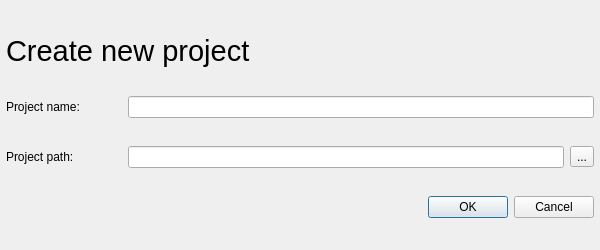
<?xml version="1.0" encoding="UTF-8"?>
<ui version="4.0">
 <class>NewProjectDialogClass</class>
 <widget class="QDialog" name="NewProjectDialogClass">
  <property name="geometry">
   <rect>
    <x>0</x>
    <y>0</y>
    <width>600</width>
    <height>250</height>
   </rect>
  </property>
  <property name="sizePolicy">
   <sizepolicy hsizetype="Fixed" vsizetype="Fixed">
    <horstretch>0</horstretch>
    <verstretch>0</verstretch>
   </sizepolicy>
  </property>
  <property name="minimumSize">
   <size>
    <width>600</width>
    <height>250</height>
   </size>
  </property>
  <property name="maximumSize">
   <size>
    <width>600</width>
    <height>250</height>
   </size>
  </property>
  <property name="baseSize">
   <size>
    <width>600</width>
    <height>250</height>
   </size>
  </property>
  <property name="windowTitle">
   <string>New project</string>
  </property>
  <layout class="QVBoxLayout" name="verticalLayout" stretch="30,30,30,0,0">
   <property name="spacing">
    <number>0</number>
   </property>
   <property name="sizeConstraint">
    <enum>QLayout::SetDefaultConstraint</enum>
   </property>
   <property name="leftMargin">
    <number>6</number>
   </property>
   <property name="topMargin">
    <number>6</number>
   </property>
   <property name="rightMargin">
    <number>6</number>
   </property>
   <property name="bottomMargin">
    <number>0</number>
   </property>
   <item>
    <layout class="QHBoxLayout" name="titleHLayout">
     <property name="sizeConstraint">
      <enum>QLayout::SetFixedSize</enum>
     </property>
     <item>
      <widget class="QLabel" name="titleLabel">
       <property name="sizePolicy">
        <sizepolicy hsizetype="Preferred" vsizetype="Fixed">
         <horstretch>0</horstretch>
         <verstretch>0</verstretch>
        </sizepolicy>
       </property>
       <property name="font">
        <font>
         <pointsize>22</pointsize>
        </font>
       </property>
       <property name="text">
        <string>Create new project</string>
       </property>
      </widget>
     </item>
    </layout>
   </item>
   <item>
    <layout class="QHBoxLayout" name="projectNameHLayout" stretch="20,80">
     <property name="sizeConstraint">
      <enum>QLayout::SetMaximumSize</enum>
     </property>
     <item>
      <widget class="QLabel" name="projectNameLabel">
       <property name="text">
        <string>Project name:</string>
       </property>
      </widget>
     </item>
     <item>
      <widget class="QLineEdit" name="projectNameLineEdit"/>
     </item>
    </layout>
   </item>
   <item>
    <layout class="QHBoxLayout" name="projectLocationPathHLayout" stretch="20,75,15">
     <property name="sizeConstraint">
      <enum>QLayout::SetMaximumSize</enum>
     </property>
     <item>
      <widget class="QLabel" name="projectPathLabel">
       <property name="text">
        <string>Project path:</string>
       </property>
      </widget>
     </item>
     <item>
      <widget class="QLineEdit" name="projectPathLineEdit">
       <property name="layoutDirection">
        <enum>Qt::RightToLeft</enum>
       </property>
      </widget>
     </item>
     <item>
      <widget class="QToolButton" name="selectDirectoryToolButton">
       <property name="text">
        <string>...</string>
       </property>
      </widget>
     </item>
    </layout>
   </item>
   <item>
    <spacer name="verticalSpacer">
     <property name="orientation">
      <enum>Qt::Vertical</enum>
     </property>
     <property name="sizeType">
      <enum>QSizePolicy::Fixed</enum>
     </property>
     <property name="sizeHint" stdset="0">
      <size>
       <width>20</width>
       <height>0</height>
      </size>
     </property>
    </spacer>
   </item>
   <item>
    <layout class="QHBoxLayout" name="dialogButtonBoxHLayout">
     <property name="sizeConstraint">
      <enum>QLayout::SetMinimumSize</enum>
     </property>
     <item>
      <widget class="QDialogButtonBox" name="buttonBox">
       <property name="standardButtons">
        <set>QDialogButtonBox::Cancel|QDialogButtonBox::Ok</set>
       </property>
       <property name="centerButtons">
        <bool>false</bool>
       </property>
      </widget>
     </item>
    </layout>
   </item>
  </layout>
 </widget>
 <layoutdefault spacing="6" margin="11"/>
 <resources/>
 <connections/>
</ui>
